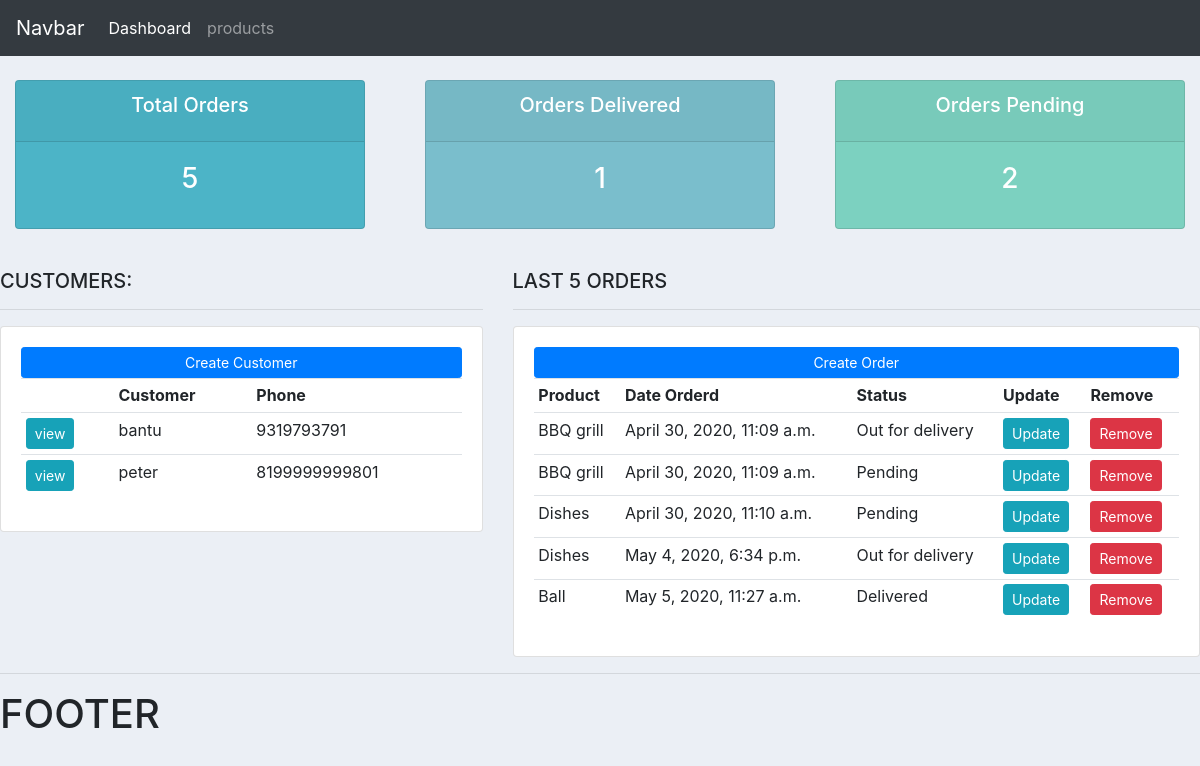
The page / on the database its author committed.
### accounts/models.py (models this page shows, shortened)
class Customer(models.Model):
    name=models.CharField(max_length=200,null=True)
    phone=models.CharField(max_length=200,null=True)
    email=models.CharField(max_length=200,null=True)
    data_created=models.DateTimeField(auto_now_add=True,null=True)

class Order(models.Model):
    STATUS = (
			('Pending', 'Pending'),
			('Out for delivery', 'Out for delivery'),
			('Delivered', 'Delivered'),
			)
    customer=models.ForeignKey(Customer,null=True,on_delete=models.SET_NULL)
    product=models.ForeignKey(Product,null=True,on_delete=models.SET_NULL)
    data_created=models.DateTimeField(auto_now_add=True,null=True)
    status = models.CharField(max_length=200, null=True, choices=STATUS)

class Product(models.Model):
    CATEGORY = (
			('Indoor', 'Indoor'),
			('Out Door', 'Out Door'),
			)
    name=models.CharField(max_length=200,null=True)
    peice=models.FloatField(null=True)
    category = models.CharField(max_length=200, null=True, choices=CATEGORY)
    description=models.CharField(max_length=200,null=True,blank=True)
    data_created=models.DateTimeField(auto_now_add=True,null=True)
    tags=models.ManyToManyField(Tag)
    def __str__(self):
        return self.name

### accounts/views.py (the view)
# urls.py: path('',views.home,name='home'),
def home(request):
    orders=Order.objects.all()
    customers=Customer.objects.all()
    total_customers=customers.count()
    total_orders=orders.count()
    delivered=orders.filter(status='Delivered').count()
    pending=orders.filter(status='Pending').count()
    context={'orders':orders,'customers':customers,'total_customers':total_customers,'total_orders':total_orders,'delivered':delivered,'pending':pending,'total_orders':total_orders}
    return render(request,'accounts/dashboard.html',context)

### accounts/templates/accounts/dashboard.html
{%  extends 'accounts/main.html' %}
{% block content %}
{%  include 'accounts/status.html' %}
<br>
<div class="row">
	<div class="col-md-5">
		<h5>CUSTOMERS:</h5>
		<hr>
		<div class="card card-body">
			<a class="btn btn-primary  btn-sm btn-block" href="">Create Customer</a>
			<table class="table table-sm">
				<tr>
					<th></th>
					<th>Customer</th>
					<th>Phone</th>
				</tr>
				{%for customer in customers%}
				<tr>
					<td><a class="btn btn-sm btn-info" href="{%url 'customer' customer.id %}">view</a></td>
				<td>{{customer.name}}</td>
				<td>{{customer.phone}}</td>
			</tr>
				{%endfor%}
			</table>
		</div>
	</div>
	<div class="col-md-7">
		<h5>LAST 5 ORDERS</h5>
		<hr>
		<div class="card card-body">
			<a class="btn btn-primary  btn-sm btn-block" href="{%url 'create_order' %}">Create Order</a>
			<table class="table table-sm">
				<tr>
					<th>Product</th>
					<th>Date Orderd</th>
					<th>Status</th>
					<th>Update</th>
					<th>Remove</th>
				</tr>
				{%for order in orders%}
				<tr>
				<td>{{order.product}}</td>
				<td>{{order.data_created}}</td>
				<td>{{order.status}}</td>
				<td><a class="btn btn-sm btn-info" href="{%url 'update_order' order.id %}">Update</a></td>
				<td><a class="btn btn-sm btn-danger" href="">Remove</a></td>
			</tr>
				{%endfor%}
			</table>
		</div>
	</div>
</div>
{% endblock %}

### accounts/templates/accounts/main.html (shortened to what this page needs)
{%load static%}
<!DOCTYPE html>
<html>
    <head>
        <link rel="stylesheet" href="https://stackpath.bootstrapcdn.com/bootstrap/4.4.1/css/bootstrap.min.css">
        <link rel="stylesheet" type="text/css" href="{% static 'css//main.css'%}">
    </head>
<body>
    {%include 'accounts/navbar.html'%}
    {%block content%}
    {%endblock%}
    <hr>
    <h1>FOOTER</h1>
</body>
</html>

### accounts/templates/accounts/navbar.html (shortened to what this page needs)
<nav class="navbar navbar-expand-lg navbar-dark bg-dark">
    <a class="navbar-brand" href="#">Navbar</a>
    <div class="collapse navbar-collapse" id="navbarNav">
      <ul class="navbar-nav">
        <li class="nav-item active">
          <a class="nav-link" href="{%url 'home'%}">Dashboard <span class="sr-only">(current)</span></a>
        </li>
        <li class="nav-item">
          <a class="nav-link" href="{%url 'products'%}">products</a>
        </li>
      </ul>
    </div>
  </nav>

### accounts/templates/accounts/status.html
<br>
<div class="row">
	<div class="col">
		<div class="col-md">
			<div class="card text-center text-white  mb-3" id="total-orders">
			  	<div class="card-header">
			  		<h5 class="card-title">Total Orders</h5>
			  	</div>
			  	<div class="card-body">
			    	<h3 class="card-title">{{total_orders}}</h3>
			  	</div>
			</div>
		</div>
	</div>
	<div class="col">
		<div class="col-md">
			<div class="card text-center text-white  mb-3" id="orders-delivered">
			  	<div class="card-header">
			  		<h5 class="card-title">Orders Delivered</h5>
			  	</div>
			  	<div class="card-body">
			    	<h3 class="card-title">{{delivered}}</h3>
			  	</div>
			</div>
		</div>
	</div>
	<div class="col">
		<div class="col-md">
			<div class="card text-center text-white  mb-3" id="orders-pending">
			  	<div class="card-header">
			  		<h5 class="card-title">Orders Pending</h5>
			  	</div>
			  	<div class="card-body">
			    	<h3 class="card-title">{{pending}}</h3>
			  	</div>
			</div>
		</div>
	</div>
</div>

### static/css/main.css (style rules this page uses)
body { background-color: #ebeff5; }
#total-orders { background-color: #4cb4c7; }
#orders-delivered { background-color: #7abecc; }
#orders-pending { background-color: #7CD1C0; }

### rows shown on the page
Customer: name "bantu", phone "9319793791"
Customer: name "peter", phone "8199999999801"
Order: product "BBQ grill", data_created "April 30, 2020, 11:09 a.m.", status "Out for delivery"
Order: product "BBQ grill", data_created "April 30, 2020, 11:09 a.m.", status "Pending"
Order: product "Dishes", data_created "April 30, 2020, 11:10 a.m.", status "Pending"
Order: product "Dishes", data_created "May 4, 2020, 6:34 p.m.", status "Out for delivery"
Order: product "Ball", data_created "May 5, 2020, 11:27 a.m.", status "Delivered"

### other values the page prints
{{ total_orders }} "5"
{{ delivered }} "1"
{{ pending }} "2"
